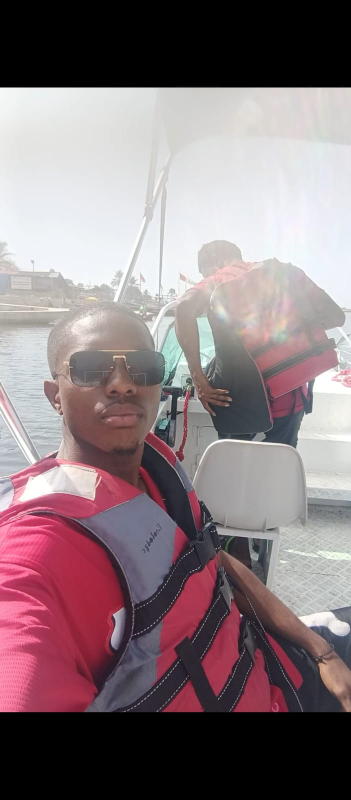
#> input picture uploads/Alex_Pete_Levi_C._Williams_Image.jpeg, 702 x 1600 px (shown at 1/2 size)
$ python -i profile_card.py   (imports and definitions only)
#> lines starting #> are read from the running program, lines starting #| are printed output that depends on the picture; after the words box and inside, x2 and y2 are one past the last pixel; in counts of white or black regions, pixels touching at a corner belong together
"""
D.A.R.T. profile card image (PNG), drawn with Pillow.

One renderer feeds every place the card is shared: the link preview
(og:image), "Share card" / "Download card" and the top of the profile PDF,
so the card always looks the same. Layout follows the app's athlete card:
photo top-left, "ATHLETE PROFILE", name + verified badge, sport, category
pill, three stats, nationality, and the D.A.R.T. VERIFIED mark.

Only public sport information is drawn (age, never the date of birth).
"""
import io
from dataclasses import dataclass, field

from PIL import Image, ImageDraw, ImageFilter, ImageFont, ImageOps

WIDTH, HEIGHT = 1200, 630

GREEN = (25, 135, 84)
GREEN_LIGHT = (76, 211, 138)
WHITE = (255, 255, 255)
MUTED = (163, 184, 172)
LABEL = (138, 160, 148)


@dataclass
class CardData:
    name: str
    eyebrow: str = 'ATHLETE PROFILE'
    subtitle: str = ''                # e.g. "Football · Basketball"
    pill: str = ''                    # e.g. "High School Athlete"
    stats: list = field(default_factory=list)   # [(label, value)] up to 3
    nationality: str = ''
    country_code: str = ''            # ISO alpha-2, e.g. "LR"
    extra: list = field(default_factory=list)   # [(label, value)] next to nationality
    teams: list = field(default_factory=list)   # [(team, kind)]: 2+ -> "PLAYS FOR" block
    contacts: list = field(default_factory=list)  # ["Coach contact: Name · +231 ..."] footer line
    verified: bool = False
    photo: bytes | None = None
    name_badge: bytes | None = None   # the organization's approved logo, next to the name (as on the app's card)
    team_badges: dict = field(default_factory=dict)   # {team name: logo bytes}: drawn before that team's name


def _font(size, bold=False):
    # Pillow's built-in scalable font: no font files needed on the server.
    font = ImageFont.load_default(size=size)
    return font


# Characters the built-in font can't draw -> plain equivalents.
_SAFE = {'—': '-', '–': '-', '’': "'", '‘': "'", '“': '"', '”': '"'}


# [28 lines left out: functions _clean, _text, _fit, not called in this run]


def _background():
    img = Image.new('RGB', (WIDTH, HEIGHT), (6, 13, 8))
    draw = ImageDraw.Draw(img)

    # Diagonal brand gradient #071208 -> #0d2413 -> #061008
    stops = [(0.0, (7, 18, 8)), (0.55, (13, 36, 19)), (1.0, (6, 16, 8))]
    for x in range(WIDTH):
        t = x / (WIDTH - 1)
        for (a, ca), (b, cb) in zip(stops, stops[1:]):
            if a <= t <= b:
                k = (t - a) / (b - a)
                color = tuple(int(ca[i] + (cb[i] - ca[i]) * k) for i in range(3))
                break
        draw.line([(x, 0), (x, HEIGHT)], fill=color)

    # Soft green glow (top right) like the app's cards.
    glow = Image.new('L', (WIDTH, HEIGHT), 0)
    ImageDraw.Draw(glow).ellipse((760, -220, 1360, 360), fill=120)
    glow = glow.filter(ImageFilter.GaussianBlur(120))
    img = Image.composite(Image.new('RGB', img.size, (57, 185, 114)), img, glow.point(lambda v: int(v * 0.55)))

    # Watermark emblem (rings + big D) on the right.
    mark = Image.new('RGBA', (WIDTH, HEIGHT), (0, 0, 0, 0))
    md = ImageDraw.Draw(mark)
    cx, cy = 880, 330
    for r, a in ((250, 26), (205, 20), (160, 16)):
        md.ellipse((cx - r, cy - r, cx + r, cy + r), outline=(255, 255, 255, a), width=3)
    md.text((cx, cy), 'D', font=_font(230), fill=(255, 255, 255, 18), anchor='mm', stroke_width=4, stroke_fill=(255, 255, 255, 18))
    img = Image.alpha_composite(img.convert('RGBA'), mark)
    return img


def _photo(data):
    size = 240
    if data.photo:
        try:
            photo = Image.open(io.BytesIO(data.photo)).convert('RGB')
            photo = ImageOps.fit(photo, (size, size), method=Image.LANCZOS)
        except Exception:
            photo = None
    else:
        photo = None

    if photo is None:
        photo = Image.new('RGB', (size, size), GREEN)
        d = ImageDraw.Draw(photo)
        initials = ''.join(part[0] for part in data.name.split()[:2]).upper() or '?'
        d.text((size / 2, size / 2), initials, font=_font(96), fill=WHITE, anchor='mm', stroke_width=3, stroke_fill=WHITE)

    mask = Image.new('L', (size, size), 0)
    ImageDraw.Draw(mask).rounded_rectangle((0, 0, size - 1, size - 1), radius=34, fill=255)
    return photo, mask


# [22 lines left out: functions _badge, _verified_badge, not called in this run]


def render_card(data: CardData) -> bytes:
    img = _background()
    draw = ImageDraw.Draw(img)

    # Note: shapes are drawn with solid colours (drawing a transparent
    # colour would replace pixels, not blend).

    # Card border (the image is the card).
    draw.rounded_rectangle((8, 8, WIDTH - 9, HEIGHT - 9), radius=42, outline=(86, 120, 100), width=2)

    # Photo
    photo, mask = _photo(data)
    img.paste(photo, (64, 64), mask)
    draw.rounded_rectangle((64, 64, 64 + 239, 64 + 239), radius=34, outline=(70, 104, 84), width=2)

    # Header text
    x0 = 340
    _text(draw, (x0, 74), data.eyebrow, 22, LABEL, spacing=4)

    nb = 56 if data.name_badge else 0
    name, size = _fit(draw, data.name, WIDTH - x0 - 140 - (nb + 14 if nb else 0), 58)
    if nb and _badge(img, data.name_badge, x0, 114 + max(0, (size - nb) // 2), nb):
        nx = x0 + nb + 14
    else:
        nx = x0
    end = _text(draw, (nx, 108), name, size, WHITE, bold=True)
    if data.verified:
        _verified_badge(draw, int(end) + 30, 108 + size // 2 + 4)

    if data.subtitle:
        sub, s2 = _fit(draw, data.subtitle, WIDTH - x0 - 80, 34)
        _text(draw, (x0, 188), sub, s2, (225, 235, 229))

    if data.pill:
        pill, ps = _fit(draw, data.pill, 520, 26, 18)
        w = draw.textlength(pill, font=_font(ps))
        draw.rounded_rectangle((x0, 242, x0 + w + 36, 242 + ps + 22), radius=12, fill=GREEN)
        _text(draw, (x0 + 18, 242 + 11), pill, ps, WHITE, bold=True)

    # Stats row
    cols = [64, 520, 790]
    for (label, value), x in zip(data.stats[:3], cols):
        _text(draw, (x, 352), label.upper(), 20, LABEL, spacing=3)
        room = (cols[cols.index(x) + 1] - x - 30) if x != cols[-1] else 300
        logo = data.team_badges.get(str(value)) if label == 'Team' else None
        bw = _badge(img, logo, x, 384, 42) if logo else 0
        value, vs = _fit(draw, str(value), room - (bw + 10 if bw else 0), 40, 24)
        _text(draw, (x + (bw + 10 if bw else 0), 384), value, vs, WHITE)

    # Nationality (+ extra facts)
    if data.nationality:
        _text(draw, (64, 470), 'NATIONALITY', 20, LABEL, spacing=3)
        x = 64
        if data.country_code:
            cw = 58
            draw.rounded_rectangle((x, 502, x + cw, 540), radius=8, fill=(34, 64, 46), outline=(110, 150, 128), width=2)
            draw.text((x + cw / 2, 521), data.country_code, font=_font(22), fill=WHITE, anchor='mm', stroke_width=1, stroke_fill=WHITE)
            x += cw + 14
        nat, ns = _fit(draw, data.nationality, 360, 36, 22)
        _text(draw, (x, 502), nat, ns, WHITE)

    if len(data.teams) > 1:
        # e.g. an All Athlete: school + club / community team, one per line.
        _text(draw, (520, 470), 'PLAYS FOR', 20, LABEL, spacing=3)
        for i, (team, kind) in enumerate(data.teams[:2]):
            bw = _badge(img, data.team_badges.get(team), 520, 498 + i * 34, 30)
            line, ls = _fit(draw, f'{team} ({kind})', 350 - (bw + 8 if bw else 0), 28, 18)
            _text(draw, (520 + (bw + 8 if bw else 0), 500 + i * 34), line, ls, WHITE)
    else:
        for (label, value), x in zip(data.extra[:2], [520, 790]):
            _text(draw, (x, 470), label.upper(), 20, LABEL, spacing=3)
            logo = data.team_badges.get(str(value)) if label == 'Team' else None
            bw = _badge(img, logo, x, 500, 38) if logo else 0
            value, vs = _fit(draw, str(value), 250 - (bw + 10 if bw else 0), 36, 22)
            _text(draw, (x + (bw + 10 if bw else 0), 502), value, vs, WHITE)

    # Coach contact (footer line)
    if data.contacts:
        label, _, rest = data.contacts[0].partition(': ')
        end = _text(draw, (64, 578), label.upper() + '  ', 20, GREEN_LIGHT, spacing=2)
        value, vs = _fit(draw, rest, 820 - (end - 64), 26, 18)
        _text(draw, (end, 575), value, vs, WHITE)

    # D.A.R.T. mark (bottom right)
    brand_font = _font(50)
    brand = 'D.A.R.T.'
    bw = draw.textlength(brand, font=brand_font)
    bx, by = WIDTH - 72 - bw, 470
    # Green "D", white rest — the app's logo style.
    draw.text((bx, by), 'D', font=brand_font, fill=GREEN_LIGHT, stroke_width=2, stroke_fill=GREEN_LIGHT)
    draw.text((bx + draw.textlength('D', font=brand_font) + 4, by), '.A.R.T.', font=brand_font, fill=WHITE, stroke_width=2, stroke_fill=WHITE)
    tag = 'VERIFIED' if data.verified else 'PROFILE'
    tw = sum(draw.textlength(ch, font=_font(22)) + 6 for ch in tag) - 6
    _text(draw, (WIDTH - 72 - tw, by + 64), tag, 22, (207, 233, 218), spacing=6)

    out = io.BytesIO()
    img.convert('RGB').save(out, format='PNG', optimize=True)
    return out.getvalue()

>>> import cv2
>>> picture = cv2.imread('uploads/Alex_Pete_Levi_C._Williams_Image.jpeg', cv2.IMREAD_GRAYSCALE)
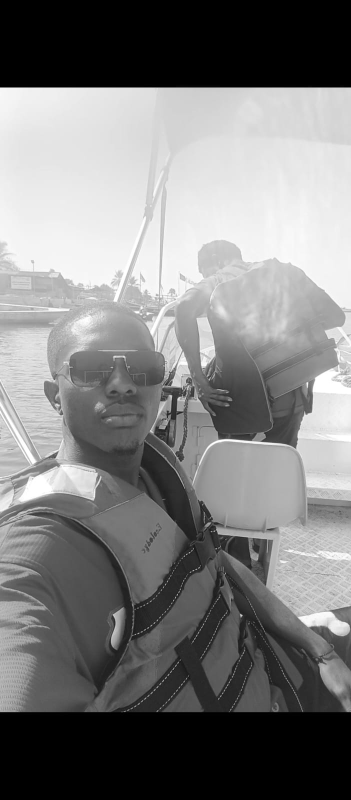
#> picture: shape (1600, 702) (shown at 1/2 size); min 0, max 255, mean 125.7
>>> result = render_card(picture)
#> in _background, `img = Image.new('RGB', (WIDTH, HEIGHT), (6, 13, 8))`:
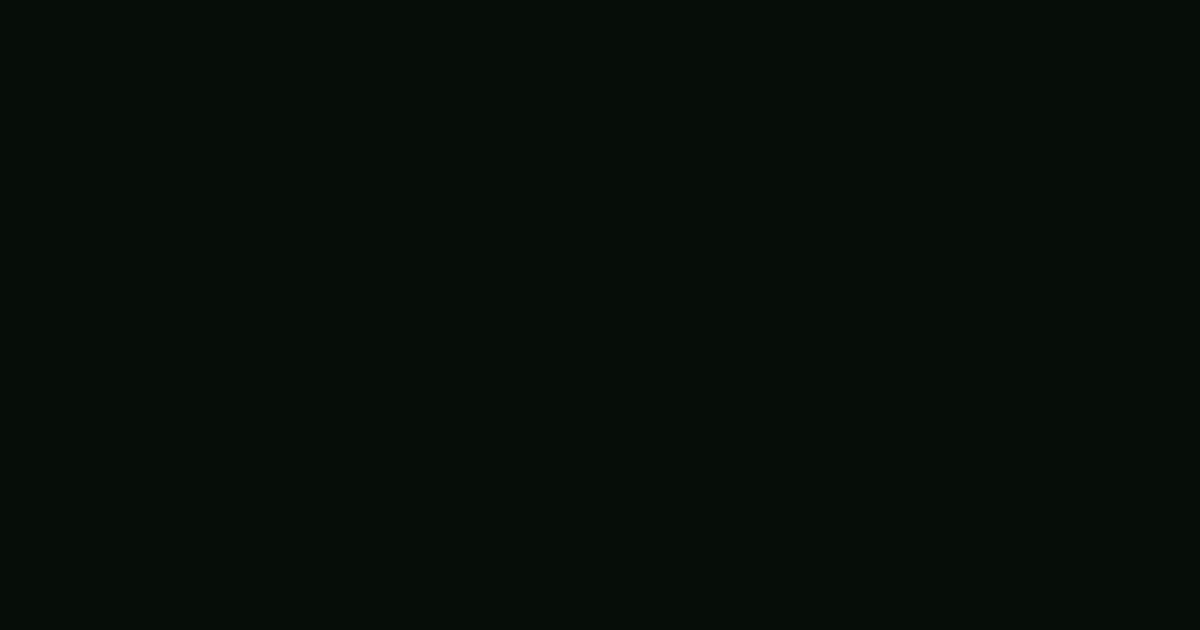
#> img: PIL image 1200x630 RGB; mean R, G, B 6, 13, 8
#> in _background, `glow = Image.new('L', (WIDTH, HEIGHT), 0)`: glow: PIL image 1200x630 L; every value is 0
#> in _background, `ImageDraw.Draw(glow).ellipse((760, -220, 1360, 360), fill=120)`:
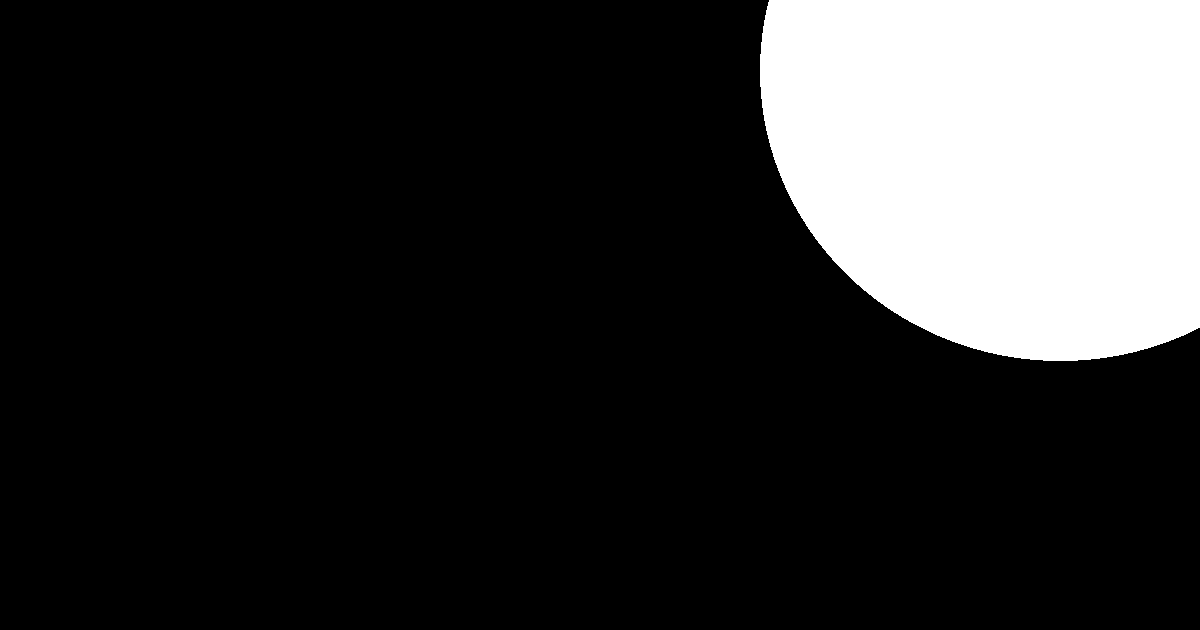
#> glow: PIL image 1200x630 L; values 0 (black) and 120 (white), 18.3% white; 1 white region, box (x1, y1, x2, y2) and area: (760, 0, 1200, 361) 138372
#> in _background, `glow = glow.filter(ImageFilter.GaussianBlur(120))`:
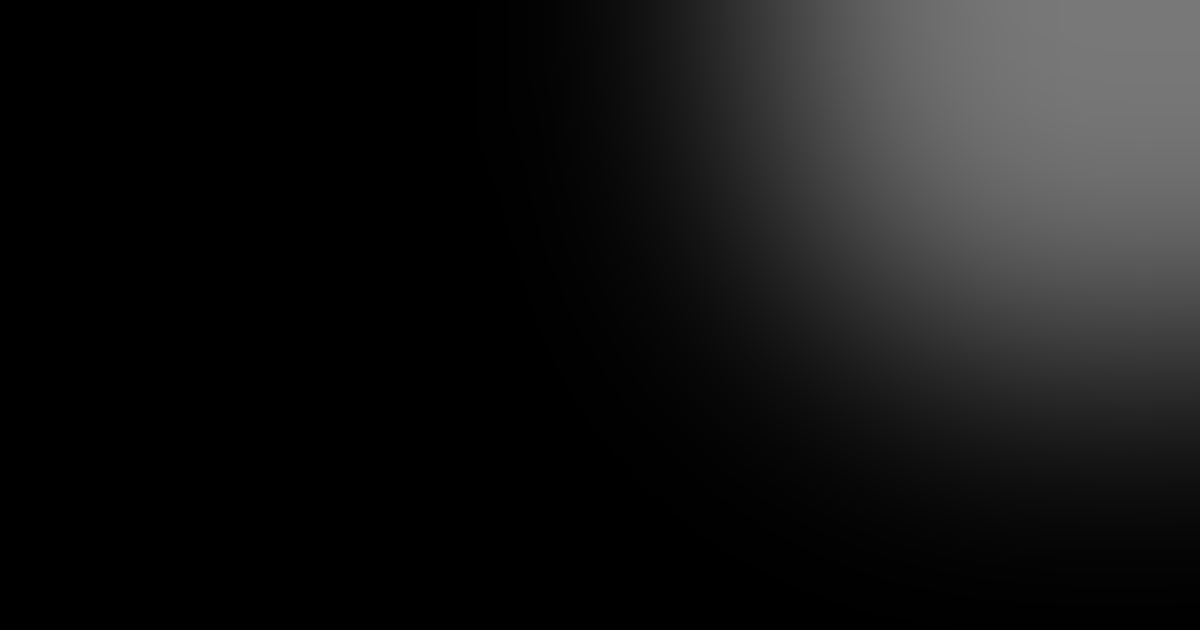
#> glow: PIL image 1200x630 L; min 0, max 120, mean 21.8
#> in _background, `img = Image.composite(Image.new('RGB', img.size, (57, 185, 114)), img,..`:
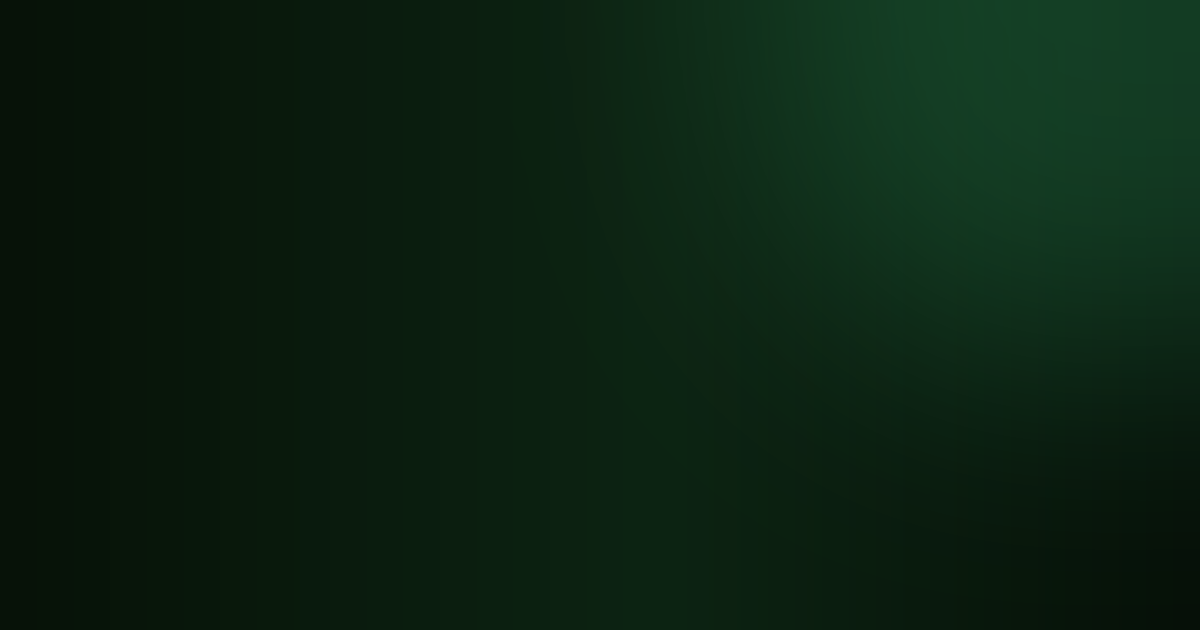
#> img: PIL image 1200x630 RGB; mean R, G, B 11.5, 33.5, 17.7
#> in _background, `mark = Image.new('RGBA', (WIDTH, HEIGHT), (0, 0, 0, 0))`: mark: PIL image 1200x630 RGBA; every value is 0
#> (the run stopped early here; a loop or call above may not have finished)

$ run again, on uploads/Linux_Kali_St._Mary_Catholic_School_Configuring_a_cisco_switch_for_a_smooth_network_ops.jpeg
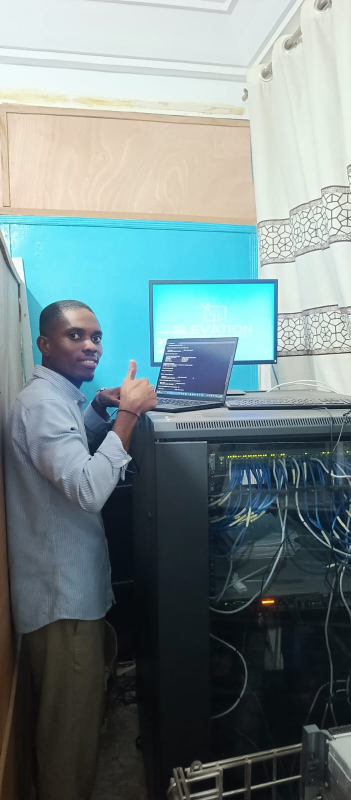
#> input picture uploads/Linux_Kali_St._Mary_Catholic_School_Configuring_a_cisco_switch_for_a_smooth_network_ops.jpeg, 702 x 1600 px (shown at 1/2 size)
#> `picture = cv2.imread('uploads/Alex_Pete_Levi_C._Williams_Image.jpeg', ..`:
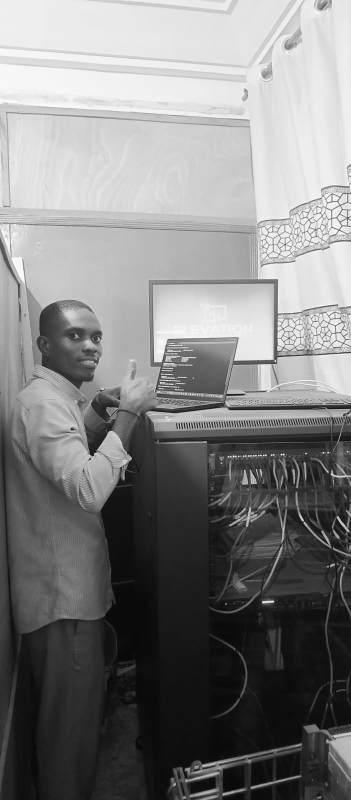
#> picture: shape (1600, 702) (shown at 1/2 size); min 0, max 255, mean 128.7
#> mark: PIL image 1200x630 RGBA; every value is 0
